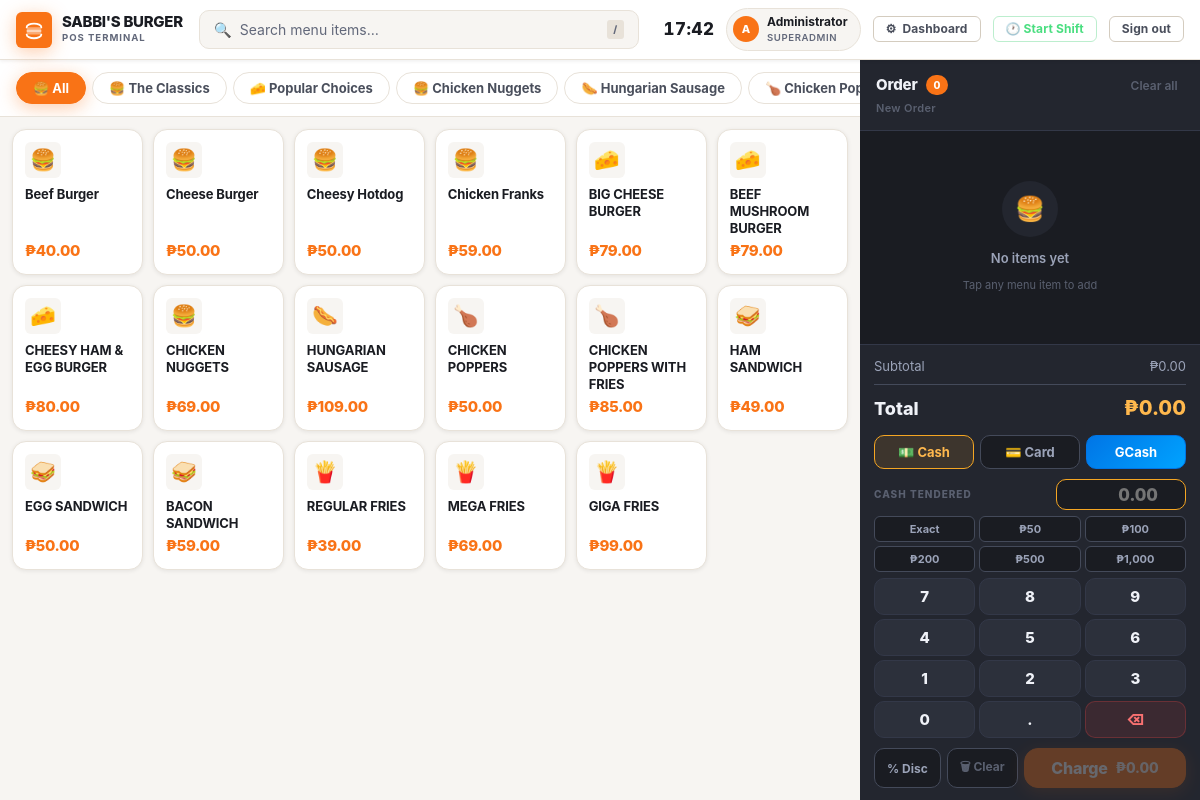
Page / (signed in) on the earlier database version.
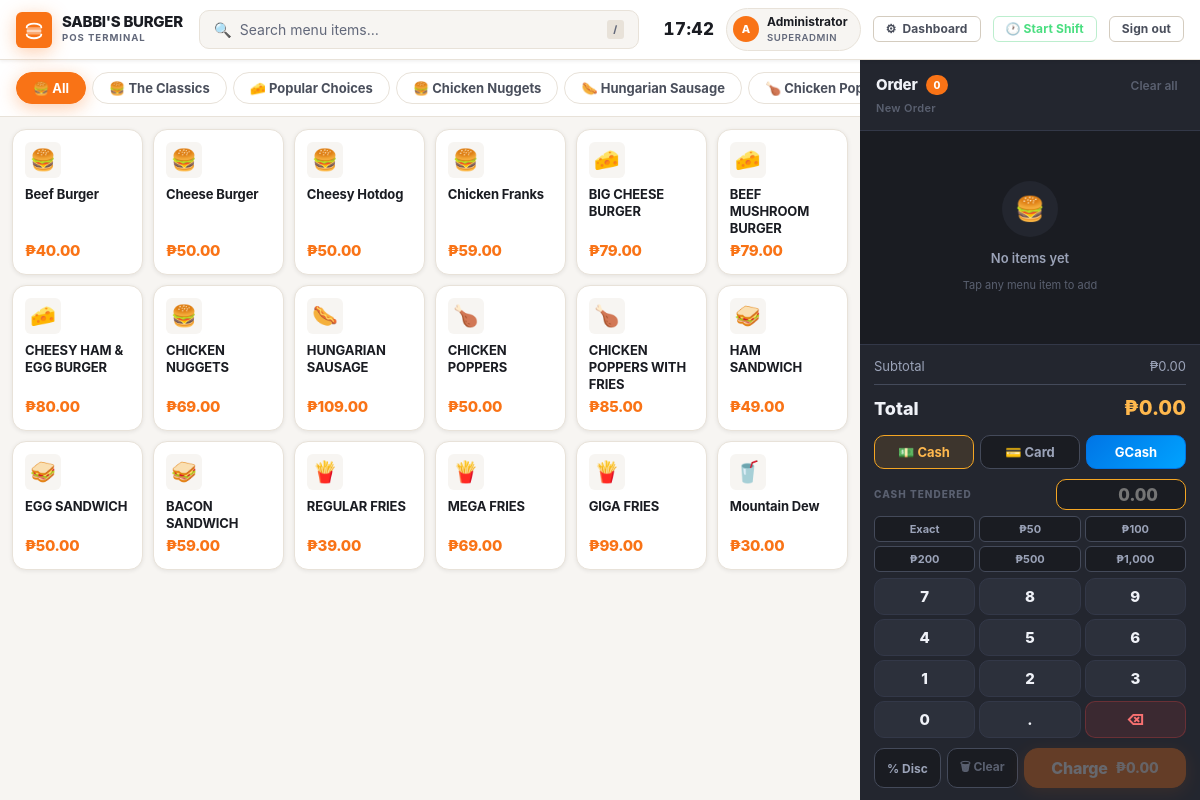
Same page on the later database version.
### tables this page shows
CREATE TABLE categories (
    id INTEGER PRIMARY KEY AUTOINCREMENT,
    name TEXT NOT NULL UNIQUE,
    icon TEXT DEFAULT '🍔',
    image TEXT,
    created_at TIMESTAMP DEFAULT CURRENT_TIMESTAMP
);

CREATE TABLE products (
    id INTEGER PRIMARY KEY AUTOINCREMENT,
    name TEXT NOT NULL,
    description TEXT,
    price REAL NOT NULL,
    stock INTEGER NOT NULL DEFAULT 99,
    category_id INTEGER,
    barcode TEXT UNIQUE,
    image TEXT,
    is_available INTEGER NOT NULL DEFAULT 1,
    created_at TIMESTAMP DEFAULT CURRENT_TIMESTAMP,
    FOREIGN KEY (category_id) REFERENCES categories(id)
);

### app.py (the view)
@app.route('/')
@login_required
def index():
    categories = get_all_categories()
    products   = get_products_by_category()
    today, _   = get_sales_summary()
    return render_template('pos/index.html',
                           categories=categories,
                           products=products,
                           today_sales=today)

### app.py (called while the page is built)
@app.context_processor
def inject_globals():
    s = load_settings()
    return {
        'current_user':   current_user(),
        'app_name':       s.get('store_name', 'My Store'),
        'store_tagline':  s.get('store_tagline', 'Point of Sale System'),
        'currency':       s.get('currency_symbol', '₱'),
        'logo_emoji':     s.get('logo_emoji', '🛒'),
        'receipt_footer': s.get('receipt_footer', 'Thank you!'),
        'settings':       s,
        'font_url':       FONT_OPTIONS.get(s.get('font','nunito'), FONT_OPTIONS['nunito'])['google'],
        'active_shift':   get_active_shift(session['user_id']) if 'user_id' in session else None,
    }

### auth.py (called while the page is built)
def current_user():
    if 'user_id' not in session:
        return None
    with get_db() as conn:
        return conn.execute(
            "SELECT * FROM users WHERE id = ? AND is_active = 1", (session['user_id'],)
        ).fetchone()

def is_logged_in():
    return 'user_id' in session

### config.py (called while the page is built)
def load_settings():
    try:
        with open(SETTINGS_PATH, 'r', encoding='utf-8') as f:
            data = json.load(f)
        return {**DEFAULTS, **data}
    except Exception:
        return dict(DEFAULTS)

### templates/pos/index.html (shortened to what the changed rows need)
<!DOCTYPE html>
<html lang="en">
<head>
  <link rel="stylesheet" href="{{ url_for('static', filename='css/base.css') }}">
  <link rel="stylesheet" href="{{ url_for('theme_css') }}">
  <link rel="stylesheet" href="{{ url_for('static', filename='css/pos.css') }}">
</head>
<body>
<div class="pos-shell">
  <div class="products-pane">
    <div class="category-tabs">
      <button class="cat-tab active" data-id="" onclick="filterByCategory('')">🍔 All</button>
      {% for cat in categories %}
      <button class="cat-tab" data-id="{{ cat.id }}" onclick="filterByCategory({{ cat.id }})">
        {{ cat.icon }} {{ cat.name }}
      </button>
      {% endfor %}
    </div>
    <div class="product-grid" id="product-grid">
      {% for p in products %}
      {% set out = not p.is_available or p.stock <= 0 %}
      <div class="product-card {{ 'out-of-stock' if out }}"
           id="pcard-{{ p.id }}"
           onclick="{{ '' if out else 'addToCart(' ~ p.id ~ ', \'' ~ p.name|replace("'","\\'") ~ '\', ' ~ p.price ~ ', ' ~ p.stock ~ ')' }}">
        <div class="product-card-top">
          {% if p.image %}
            <img src="{{ url_for('static', filename=p.image) }}"
                 style="width:44px;height:44px;object-fit:cover;border-radius:var(--r-sm);flex-shrink:0"
                 alt="{{ p.name }}">
          {% else %}
            <div class="product-cat-icon">{{ p.category_icon or '🍔' }}</div>
          {% endif %}
        </div>
        <div class="product-name">{{ p.name }}</div>
        <div class="product-price">{{ currency }}{{ "%.2f"|format(p.price) }}</div>
      </div>
      {% endfor %}
    </div>
  </div>
</div>
</body>
</html>

Differences in the rows shown:
added products: icon "🥤", name "Mountain Dew", currency "₱", price "30.00"
